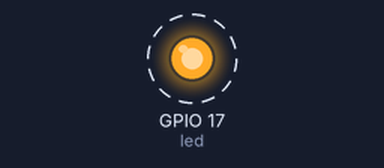
A program run on a simulated Raspberry Pi (BCM pin numbers). Parts: output pins drawn as LEDs (lit = HIGH). Dashed ring = blinking. What the program prints to the terminal is not drawn.

Above: at 0.5 s.
Timing chart, 0 to 4.6 s (numbered marks = the images above):
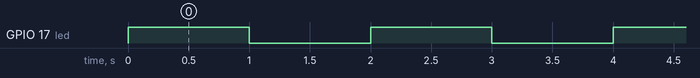

Measured:
- by itself, GPIO 17 (led): alternates HIGH for 1.0 s and LOW for 1.0 s

The program:

blink_gpiozero.py
```python
'''
Script para hacer parpadear un LED conectado al GPIO de una Raspberry Pi usando la biblioteca gpiozero.
try, except KeyboardInterrupt para manejar la interrupción del usuario con Ctrl+C.
'''

from gpiozero import LED
from time import sleep

# Usar GPIO 17 (pin físico 11)
led = LED(17)

print("Iniciando blink...")
print("Presiona Ctrl+C para detener")

try:
    while True:
        led.on()
        print("LED encendido")
        sleep(1)
        led.off()
        print("LED apagado")
        sleep(1)
except KeyboardInterrupt:
    print("\nPrograma detenido")
    led.off()
```
